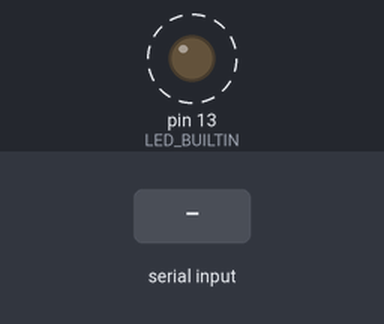
The sketch below on a simulated Arduino Uno, built with avr-gcc and run on an emulated ATmega328P. On the bench: output pins drawn as LEDs (lit = HIGH). Dashed ring = blinking. Inputs (shaded band) come from the test bench. What the sketch prints to the serial monitor is not drawn.

Above: at 1.12 s.
1.6 s: byte 30 received over Serial
Timing chart, 0 to 10.6 s (numbered marks = the images above; inputs shaded):
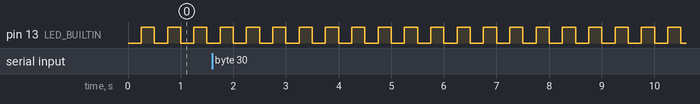

The sketch:

SerialProbe.ino
```cpp
void setup() {
  pinMode(LED_BUILTIN, OUTPUT);
  Serial.begin(115200);
  while (!Serial) {
    digitalWrite(LED_BUILTIN, LOW);
    delay(100);
    digitalWrite(LED_BUILTIN, HIGH);
    delay(100);
  }
  Serial.println("HELLO_FROM_PORTENTA");
}

void loop() {
  Serial.println("ping");
  digitalWrite(LED_BUILTIN, LOW);
  delay(250);
  digitalWrite(LED_BUILTIN, HIGH);
  delay(250);
  if (Serial.available()) {
    int b = Serial.read();
    Serial.print("echo=");
    Serial.println(b);
  }
}
```

Measured:
- by itself, pin 13 (LED_BUILTIN): alternates HIGH for 0.25 s and LOW for 0.25 s
